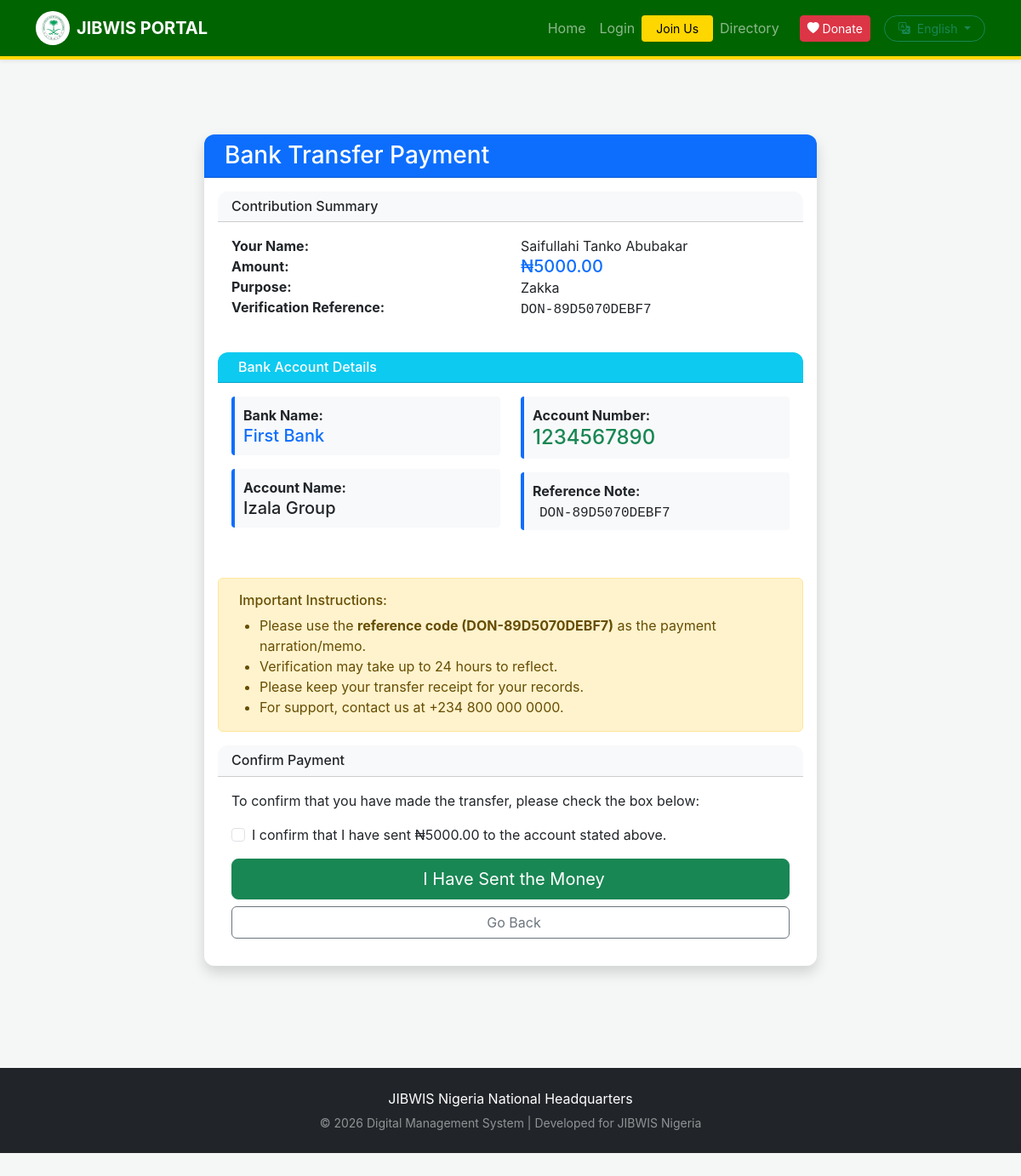
/donations/bank-transfer/DON-89D5070DEBF7/, run on the app's committed database.
### donations/models.py (models this page shows, shortened)
class Donation(models.Model):
    PAYMENT_METHODS = (
        ('card', 'Card Payment'),
        ('transfer', 'Bank Transfer'),
    )
    STATUS_CHOICES = (
        ('pending', 'Pending'),
        ('processing', 'Processing'),
        ('completed', 'Completed'),
        ('failed', 'Failed'),
        ('cancelled', 'Cancelled'),
    )
    donor_name = models.CharField(max_length=255)
    donor_email = models.EmailField(blank=True, null=True)
    donor_phone = models.CharField(max_length=20)
    amount = models.DecimalField(max_digits=10, decimal_places=2)
    purpose = models.CharField(max_length=255, default='Zakka')
    notes = models.TextField(blank=True, null=True)
    payment_method = models.CharField(max_length=20, choices=PAYMENT_METHODS)
    status = models.CharField(max_length=20, choices=STATUS_CHOICES, default='pending')
    reference = models.CharField(max_length=100, unique=True)
    card_last_four = models.CharField(max_length=4, blank=True, null=True)
    card_type = models.CharField(max_length=50, blank=True, null=True)
    authorization_code = models.CharField(max_length=100, blank=True, null=True)
    bank_name = models.CharField(max_length=255, blank=True, null=True)
    account_number = models.CharField(max_length=50, blank=True, null=True)
    transfer_reference = models.CharField(max_length=100, blank=True, null=True)
    created_at = models.DateTimeField(auto_now_add=True)
    updated_at = models.DateTimeField(auto_now=True)
    completed_at = models.DateTimeField(blank=True, null=True)
    class Meta:
        ordering = ['-created_at']

### donations/views.py (the view)
# urls.py: path('bank-transfer/<str:reference>/', views.bank_transfer_details, name='bank_transfer_details'),
def bank_transfer_details(request, reference):
    donation = get_object_or_404(Donation, reference=reference)
    bank_details = {
        'bank_name': 'First Bank',
        'account_name': 'Izala Group',
        'account_number': '1234567890',
        'reference': donation.reference,
    }
    if request.method == 'POST':
        donation.status = 'processing'
        donation.save()
        messages.success(request, 'Thank you! We will confirm your payment once received.')
        return redirect('payment_pending', reference=donation.reference)
    return render(request, 'donations/bank_transfer.html', {
        'donation': donation,
        'bank_details': bank_details
    })

### templates/donations/bank_transfer.html (shortened to what this page needs)
{% extends 'base.html' %}
{% load i18n %}
{% block content %}
<div class="container py-5">
    <div class="row justify-content-center">
        <div class="col-lg-8">
            <div class="card shadow">
                <div class="card-header bg-primary text-white">
                    <h3 class="mb-0">
                        {% trans "Bank Transfer Payment" %}
                    </h3>
                </div>
                <div class="card-body">
                    <div class="card mb-4">
                        <div class="card-header bg-light">
                            <h6 class="mb-0">{% trans "Contribution Summary" %}</h6>
                        </div>
                        <div class="card-body">
                            <div class="row">
                                <div class="col-md-6">
                                    <strong>{% trans "Your Name:" %}</strong><br>
                                    <strong>{% trans "Amount:" %}</strong><br>
                                    <strong>{% trans "Purpose:" %}</strong><br>
                                    <strong>{% trans "Verification Reference:" %}</strong>
                                </div>
                                <div class="col-md-6">
                                    {{ donation.donor_name }}<br>
                                    <span class="h5 text-primary">₦{{ donation.amount }}</span><br>
                                    {{ donation.purpose }}<br>
                                    <code class="h6">{{ donation.reference }}</code>
                                </div>
                            </div>
                        </div>
                    </div>
                    <div class="card mb-4">
                        <div class="card-header bg-info text-white">
                            <h6 class="mb-0">{% trans "Bank Account Details" %}</h6>
                        </div>
                        <div class="card-body">
                            <div class="row">
                                <div class="col-md-6">
                                    <div class="bank-detail-item mb-3">
                                        <strong class="d-block">{% trans "Bank Name:" %}</strong>
                                        <span class="h5 text-primary">{{ bank_details.bank_name }}</span>
                                    </div>
                                    <div class="bank-detail-item mb-3">
                                        <strong class="d-block">{% trans "Account Name:" %}</strong>
                                        <span class="h5">{{ bank_details.account_name }}</span>
                                    </div>
                                </div>
                                <div class="col-md-6">
                                    <div class="bank-detail-item mb-3">
                                        <strong class="d-block">{% trans "Account Number:" %}</strong>
                                        <span class="h4 text-success">{{ bank_details.account_number }}</span>
                                    </div>
                                    <div class="bank-detail-item mb-3">
                                        <strong class="d-block">{% trans "Reference Note:" %}</strong>
                                        <code class="h6 bg-light p-2 rounded">{{ donation.reference }}</code>
                                    </div>
                                </div>
                            </div>
                        </div>
                    </div>
                    <div class="alert alert-warning">
                        <h6>{% trans "Important Instructions:" %}</h6>
                        <ul class="mb-0">
                            <li>
                            </li>
                            <li>{% trans "Verification may take up to 24 hours to reflect." %}</li>
                            <li>{% trans "Please keep your transfer receipt for your records." %}</li>
                            <li>{% trans "For support, contact us at +234 800 000 0000." %}</li>
                        </ul>
                    </div>
                    <form method="post">
                        <div class="card">
                            <div class="card-header bg-light">
                                <h6 class="mb-0">{% trans "Confirm Payment" %}</h6>
                            </div>
                            <div class="card-body">
                                <p>{% trans "To confirm that you have made the transfer, please check the box below:" %}</p>
                                <div class="form-check mb-3">
                                    <input class="form-check-input" type="checkbox" id="confirmTransfer" required>
                                    <label class="form-check-label" for="confirmTransfer">
                                    </label>
                                </div>
                                <div class="d-grid gap-2">
                                    <button type="submit" class="btn btn-success btn-lg">
                                        {% trans "I Have Sent the Money" %}
                                    </button>
                                    <a href="{% url 'donation' %}" class="btn btn-outline-secondary">
                                        {% trans "Go Back" %}
                                    </a>
                                </div>
                            </div>
                        </div>
                    </form>
                </div>
            </div>
        </div>
    </div>
</div>
{% endblock %}

### templates/base.html (style rules this page uses)
:root { --jibwis-green: #006400; --jibwis-gold: #ffd700; }
body { background-color: #f4f7f6; font-family: 'Inter', sans-serif; padding-bottom: 50px; }

### templates/donations/bank_transfer.html (style rules this page uses)
.bank-detail-item { padding: 10px; border-left: 4px solid #0d6efd; background-color: #f8f9fa; border-radius: 4px; }
.card { border: none; border-radius: 12px; }
.card-header { border-radius: 12px 12px 0 0 !important; }

### data on the page
Donation: donor_name "Saifullahi Tanko Abubakar", amount "5000.00", purpose "Zakka", reference "DON-89D5070DEBF7"

### other printed values
{{ bank_details.bank_name }} "First Bank"
{{ bank_details.account_name }} "Izala Group"
{{ bank_details.account_number }} "1234567890"
